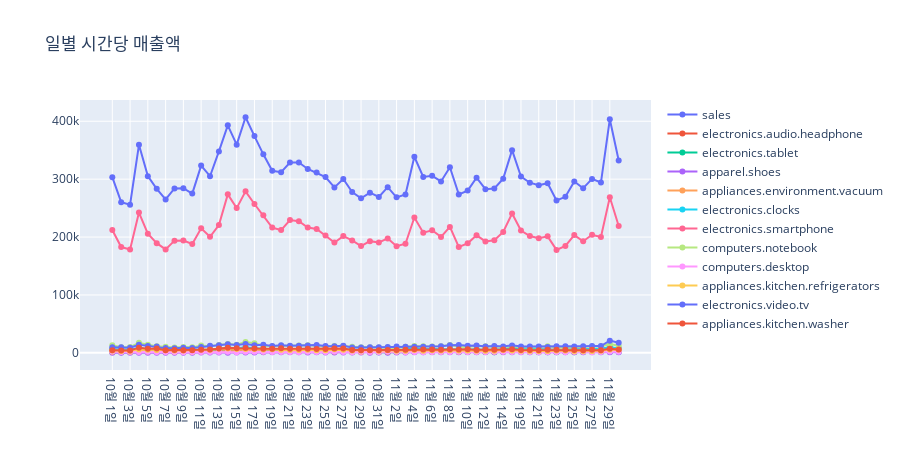

Notebook source saved alongside this figure:
### Code cell
# 11월 16일과 17일은 어떤 행사나 다른 요인이 있을것으로 추정됨 분석에서 제거
drop_index = df[(df["month"] == 11) & (df["day"] == 16)].index
df = df.drop(drop_index)
df = df.reset_index(drop=True)
drop_index = df[(df["month"] == 11) & (df["day"] == 17)].index
df = df.drop(drop_index)
df = df.reset_index(drop=True)

# 제거후 다시 시각화
temp_df = df.groupby(["month", "day"]).mean()
temp_df = pd.concat([temp_df["total_sales"], temp_df.iloc[:,21:32]],axis=1)
temp_df.reset_index(inplace=True)
temp_df["time"] = list(zip(temp_df["month"], temp_df["day"]))
temp_df["time"] = temp_df["time"].apply(lambda x : f"{x[0]}월 {x[1]}일")
columns = temp_df.columns.to_list()
columns.insert(0, columns.pop())
columns.remove("month")
columns.remove("day")
temp_df = temp_df[columns]
temp_df = temp_df.set_index("time")
fig = go.Figure()
for category in temp_df.columns:
    fig.add_trace(go.Scatter(y=temp_df[category],
                            x=temp_df.index,
                            mode='lines+markers', 
                            name=f"{category.split('_')[-1]}"))                                                                                 
fig.update_layout(
    autosize=False,
    title = "일별 시간당 매출액",
    width=900,
    height=450,)
fig.show()
